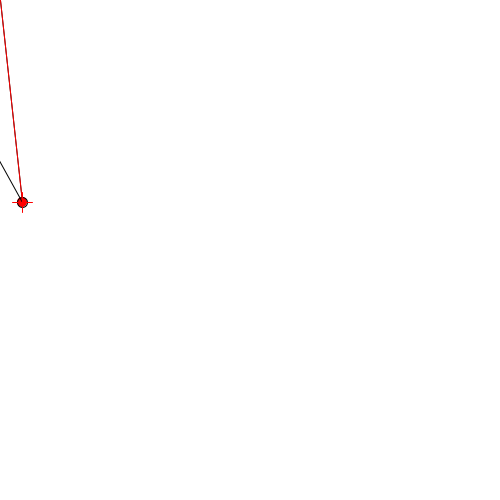
Frame 1 (no input)
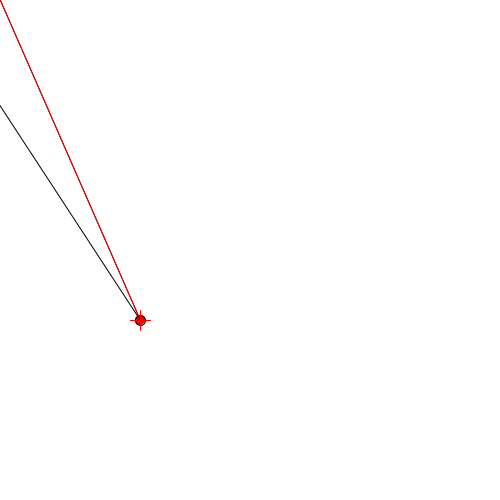
Frame 60 (the mouse pressed at the canvas centre just before this capture)
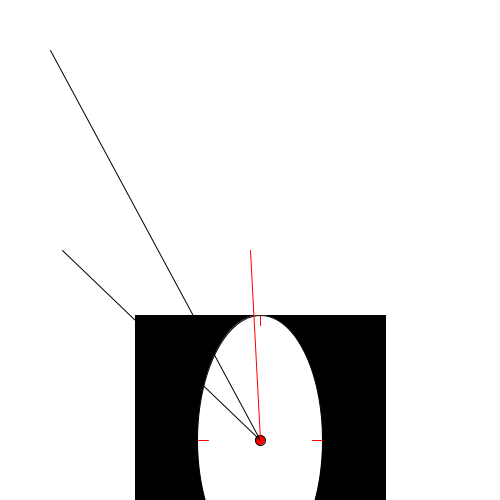
Frame 120 (the mouse held since frame 60 and released just before this capture)

The Processing sketch that drew these frames (run headless with seeded random() and noise(); from frame 60 on, the mouse is pressed at the canvas centre):

// Processing sketch: processing_38633
// ── processing_38633.pde

// Annelie Berner, Assignment for ICM with Chris Kairalla at ITP

int x = 20;
int y = 200;
int xSpeed = 2; // if only I could find a way to make the clocky go faster when the x and y get bigger
int ySpeed = 2;
int ellipseRadiusX = mouseX/2;
int ellipseRadiusY = mouseY;

void setup() {
  size (500, 500);
  smooth();
}


void draw() {
  background (255);
  x = x + xSpeed;
  y = y + ySpeed;
  if (x > width || x < 0) { // are we out of bounds?
    xSpeed = xSpeed *-1; //reverse direction of x
  } 
  if (y > height || y < 0) {// are we out of bounds?
    ySpeed = ySpeed *-1; //reverse direction of y
  } 
  
  
rectMode(CENTER);
ellipseMode(CENTER);

     //draw rectangle clock face is in
   stroke (0);
 fill(0);
  rect (x, y, mouseX, mouseY);
  
  //draw clock face
   fill(255);
  ellipse (x, y, mouseX/2, mouseY);
  
  //draw center ball of clock face
  fill (255,0,0);
  ellipse (x, y, 10, 10); // a little ball that tries to follow time or does time try to follow it?
  
  //draw short first hand
  stroke (0);
  line (x, y, mouseX-200, mouseY-200);
  
  //draw minute hand
  stroke(0);
  line (x, y, mouseX/4, mouseY); 
  
  //draw red second hand
  stroke(255,0,0);
  line (x, y, mouseX, mouseY);
  
  
  //draw chronological lines on clock how???
  stroke (255,0,0);
  line (x-mouseX/4, y, x-mouseX/4+10, y);
  line (x+mouseX/4, y, x+mouseX/4-10, y);
  line (x, y-mouseY/2, x, y-mouseY/2+10);
  line (x, y+mouseY/2, x, y+mouseY/2-10);  
  

  
  
}
    
